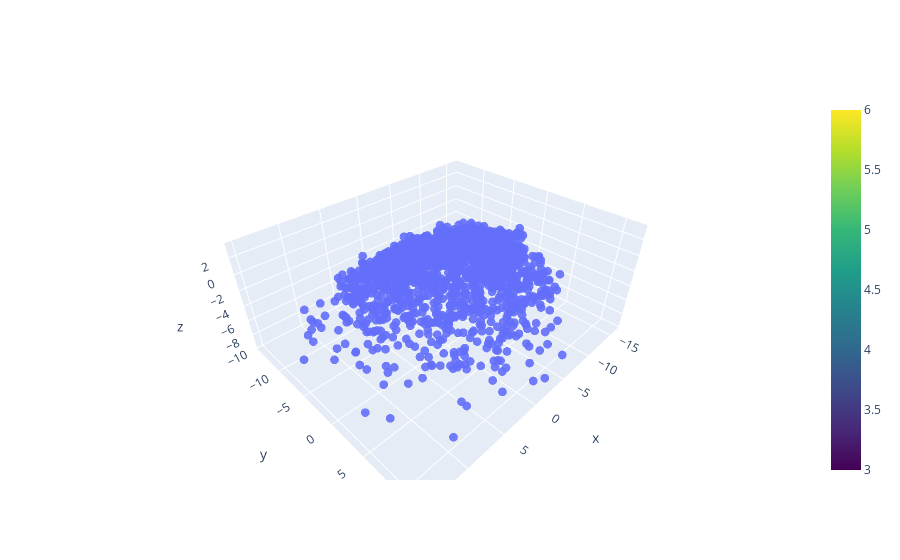
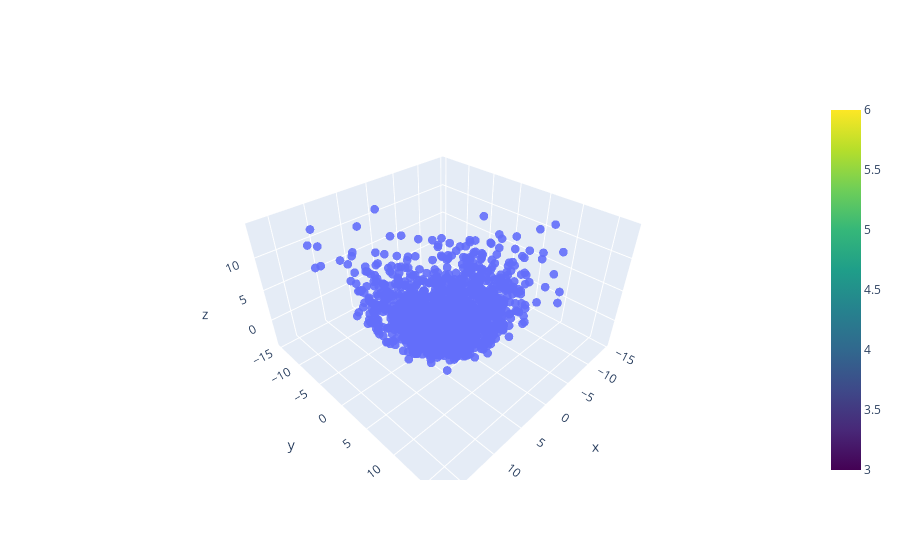
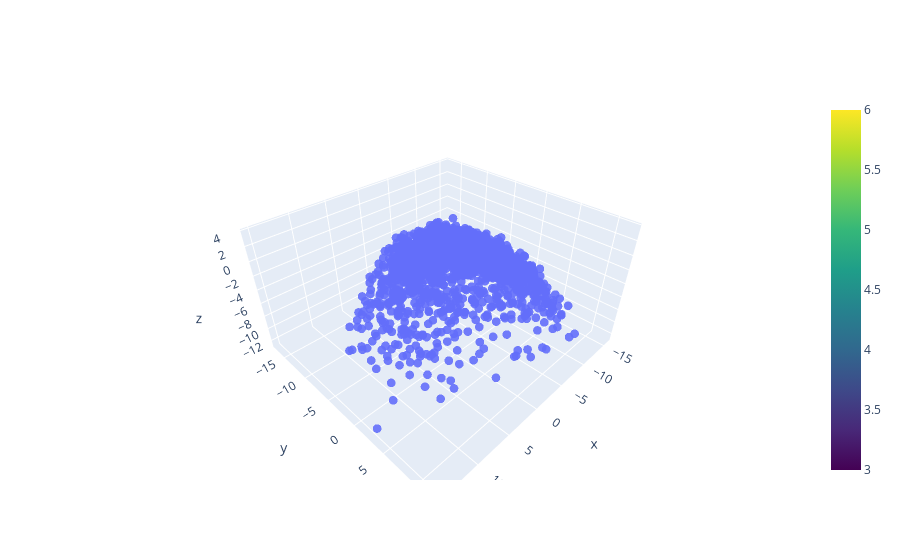

Notebook code cell kept with these figures, in order:
### Code cell
def cluster_plot(labels, user_history_vectors, cluster_number):
    
    l=[]
    for i in range(len(labels)):
        if labels[i]==cluster_number:
            l.append(user_history_vectors[i])
    
    data_matrix = np.array(l).T
    data_matrix=data_matrix - np.mean(data_matrix, axis=1, keepdims=True)
    data_matrix=data_matrix/np.std(data_matrix, axis=1, keepdims=True)
    
    U, S, VT = np.linalg.svd(data_matrix)
    x_coords, y_coords, z_coords=U.T[0]@data_matrix,U.T[1]@data_matrix,U.T[2]@data_matrix
    
    projection = pgo.Figure(data=pgo.Scatter3d(x=x_coords, y=y_coords, z=z_coords, mode="markers", marker=dict(
        size=3,
        opacity=0.9,
        color=5, #set color equal to a variable
        colorscale='Viridis', # one of plotly colorscales
        showscale=True
    )))
    projection.update_layout(xaxis=dict(showline=True))
    projection.show()

cluster_plot(labels, user_history_vectors, 0)
cluster_plot(labels, user_history_vectors, 1)
cluster_plot(labels, user_history_vectors, 2)

### Figure 1 — Plotly figure (JSON) as saved in the notebook; plotly's stock layout.template omitted (floating-point values rounded to 4 significant figures; data arrays with more than 128 entries replaced by an {"elided": "..."} marker saying what was removed)
{"data": [{"marker": {"color": 5, "colorscale": [[0, "#440154"], [0.1111, "#482878"], [0.2222, "#3e4989"], [0.3333, "#31688e"], [0.4444, "#26828e"], [0.5556, "#1f9e89"], [0.6667, "#35b779"], [0.7778, "#6ece58"], [0.8889, "#b5de2b"], [1, "#fde725"]], "opacity": 0.9, "showscale": true, "size": 3}, "mode": "markers", "type": "scatter3d", "x": {"elided": "1500 float values"}, "y": {"elided": "1500 float values"}, "z": {"elided": "1500 float values"}}], "layout": {"xaxis": {"showline": true}}}

### Figure 2 — Plotly figure (JSON) as saved in the notebook; plotly's stock layout.template omitted (floating-point values rounded to 4 significant figures; data arrays with more than 128 entries replaced by an {"elided": "..."} marker saying what was removed)
{"data": [{"marker": {"color": 5, "colorscale": [[0, "#440154"], [0.1111, "#482878"], [0.2222, "#3e4989"], [0.3333, "#31688e"], [0.4444, "#26828e"], [0.5556, "#1f9e89"], [0.6667, "#35b779"], [0.7778, "#6ece58"], [0.8889, "#b5de2b"], [1, "#fde725"]], "opacity": 0.9, "showscale": true, "size": 3}, "mode": "markers", "type": "scatter3d", "x": {"elided": "1500 float values"}, "y": {"elided": "1500 float values"}, "z": {"elided": "1500 float values"}}], "layout": {"xaxis": {"showline": true}}}

### Figure 3 — Plotly figure (JSON) as saved in the notebook; plotly's stock layout.template omitted (floating-point values rounded to 4 significant figures; data arrays with more than 128 entries replaced by an {"elided": "..."} marker saying what was removed)
{"data": [{"marker": {"color": 5, "colorscale": [[0, "#440154"], [0.1111, "#482878"], [0.2222, "#3e4989"], [0.3333, "#31688e"], [0.4444, "#26828e"], [0.5556, "#1f9e89"], [0.6667, "#35b779"], [0.7778, "#6ece58"], [0.8889, "#b5de2b"], [1, "#fde725"]], "opacity": 0.9, "showscale": true, "size": 3}, "mode": "markers", "type": "scatter3d", "x": {"elided": "1500 float values"}, "y": {"elided": "1500 float values"}, "z": {"elided": "1500 float values"}}], "layout": {"xaxis": {"showline": true}}}
